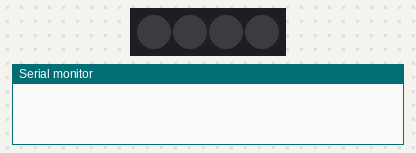
Bench run of a program on a simulated ESP8266 (NodeMCU). Shown: 4 RGB LEDs in strip order, left to right, the last lines printed to the serial monitor. Dim RGB values are drawn brighter than linear; random numbers use the default seed unless the program sets one.

Above: at 0.0 s.
At 1.1 s:
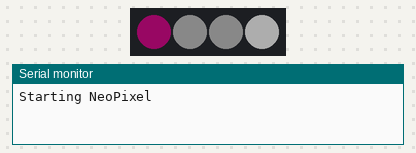
At 10.1 s:
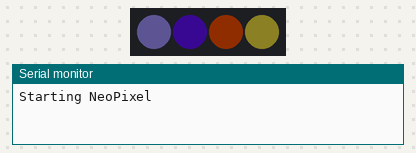
At 20.1 s:
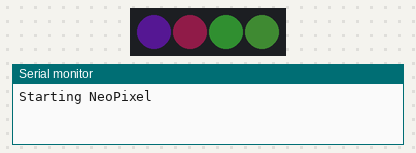
At 29.1 s:
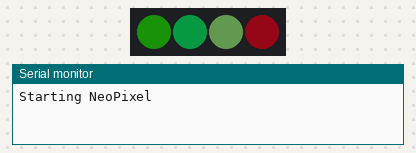
At 39.1 s:
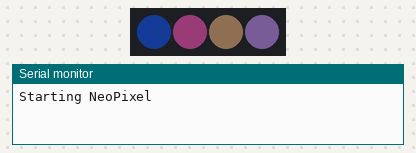
Timing chart, 0 to 40.0 s (numbered marks = the images above):
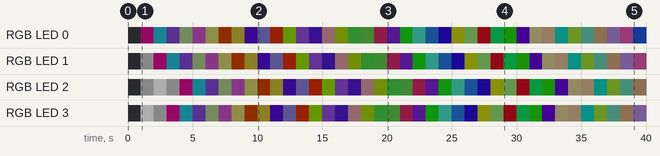

Measured:
- by itself, RGB LED 0: off → RGB(23, 1, 15) at 1.0 s, → RGB(3, 17, 19) 1.0 s later, → RGB(11, 6, 18) 1.0 s later, → RGB(10, 12, 8) 1.0 s later, … (39 changes in this stretch)
- by itself, RGB LED 1: off → RGB(10, 10, 10) at 1.0 s, → RGB(23, 1, 15) 1.0 s later, → RGB(3, 17, 19) 1.0 s later, → RGB(11, 6, 18) 1.0 s later, … (39 changes in this stretch)

The program:

main.cpp
```cpp
#include <Arduino.h>
#include <Adafruit_NeoPixel.h>

#define ledPin 15
#define ledNum 4

int lux;
int R[4] = {0, 10, 50, 10}, G[4] = {0, 10, 50, 10}, B[4] = {0, 10, 50, 10};
int Neo[4] = {0, 1, 3, 2};
int j = 0;

Adafruit_NeoPixel pixels(ledNum, ledPin, NEO_GRB + NEO_KHZ800);

void setup()
{
  Serial.begin(115200);
  pixels.begin();
  delay(1000);
  Serial.println("Starting NeoPixel");
}

void loop()
{
  R[0] = random(0, 255) * 0.1;
  G[0] = random(0, 255) * 0.1;
  B[0] = random(0, 255) * 0.1;
  pixels.setPixelColor(Neo[3], pixels.Color(R[3], G[3], B[3]));

  R[3] = R[2];
  G[3] = G[2];
  B[3] = B[2];
  pixels.setPixelColor(Neo[2], pixels.Color(R[2], G[2], B[2]));

  R[2] = R[1];
  G[2] = G[1];
  B[2] = B[1];
  pixels.setPixelColor(Neo[1], pixels.Color(R[1], G[1], B[1]));

  R[1] = R[0];
  G[1] = G[0];
  B[1] = B[0];
  pixels.setPixelColor(Neo[0], pixels.Color(R[0], G[0], B[0]));

  pixels.show();
  delay(1000);
}
```
